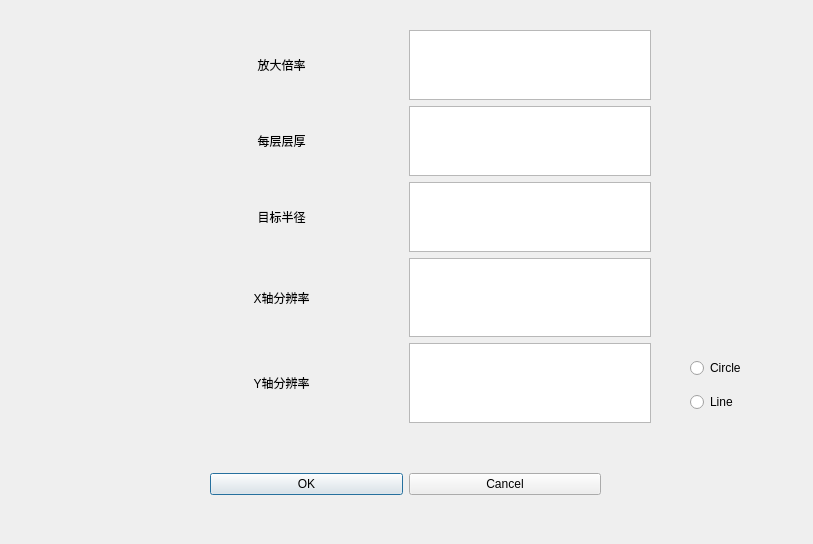
<?xml version="1.0" encoding="UTF-8"?>
<ui version="4.0">
 <class>Dia</class>
 <widget class="QDialog" name="Dia">
  <property name="geometry">
   <rect>
    <x>0</x>
    <y>0</y>
    <width>813</width>
    <height>544</height>
   </rect>
  </property>
  <property name="windowTitle">
   <string>Dialog</string>
  </property>
  <widget class="QWidget" name="layoutWidget">
   <property name="geometry">
    <rect>
     <x>160</x>
     <y>30</y>
     <width>491</width>
     <height>393</height>
    </rect>
   </property>
   <layout class="QVBoxLayout" name="verticalLayout_2">
    <item>
     <layout class="QHBoxLayout" name="horizontalLayout" stretch="1,1">
      <item>
       <widget class="QLabel" name="label">
        <property name="text">
         <string>放大倍率</string>
        </property>
        <property name="alignment">
         <set>Qt::AlignCenter</set>
        </property>
       </widget>
      </item>
      <item>
       <widget class="QTextEdit" name="multiple"/>
      </item>
     </layout>
    </item>
    <item>
     <layout class="QHBoxLayout" name="horizontalLayout_2" stretch="1,1">
      <item>
       <widget class="QLabel" name="label_2">
        <property name="text">
         <string>每层层厚</string>
        </property>
        <property name="alignment">
         <set>Qt::AlignCenter</set>
        </property>
       </widget>
      </item>
      <item>
       <widget class="QTextEdit" name="numlayer"/>
      </item>
     </layout>
    </item>
    <item>
     <layout class="QHBoxLayout" name="horizontalLayout_6" stretch="1,1">
      <item>
       <widget class="QLabel" name="label_5">
        <property name="text">
         <string>目标半径</string>
        </property>
        <property name="alignment">
         <set>Qt::AlignCenter</set>
        </property>
       </widget>
      </item>
      <item>
       <widget class="QTextEdit" name="Radius"/>
      </item>
     </layout>
    </item>
    <item>
     <layout class="QVBoxLayout" name="verticalLayout">
      <item>
       <layout class="QHBoxLayout" name="horizontalLayout_3" stretch="1,1">
        <item>
         <widget class="QLabel" name="label_3">
          <property name="text">
           <string>X轴分辨率</string>
          </property>
          <property name="alignment">
           <set>Qt::AlignCenter</set>
          </property>
         </widget>
        </item>
        <item>
         <widget class="QTextEdit" name="X_num"/>
        </item>
       </layout>
      </item>
      <item>
       <layout class="QHBoxLayout" name="horizontalLayout_4" stretch="1,1">
        <item>
         <widget class="QLabel" name="label_4">
          <property name="text">
           <string>Y轴分辨率</string>
          </property>
          <property name="alignment">
           <set>Qt::AlignCenter</set>
          </property>
         </widget>
        </item>
        <item>
         <widget class="QTextEdit" name="Y_num"/>
        </item>
       </layout>
      </item>
     </layout>
    </item>
   </layout>
  </widget>
  <widget class="QWidget" name="layoutWidget">
   <property name="geometry">
    <rect>
     <x>210</x>
     <y>459</y>
     <width>391</width>
     <height>51</height>
    </rect>
   </property>
   <layout class="QHBoxLayout" name="horizontalLayout_5">
    <item>
     <widget class="QPushButton" name="OKButton">
      <property name="text">
       <string>OK</string>
      </property>
     </widget>
    </item>
    <item>
     <widget class="QPushButton" name="CButton">
      <property name="text">
       <string>Cancel</string>
      </property>
     </widget>
    </item>
   </layout>
  </widget>
  <widget class="QWidget" name="">
   <property name="geometry">
    <rect>
     <x>690</x>
     <y>350</y>
     <width>101</width>
     <height>71</height>
    </rect>
   </property>
   <layout class="QVBoxLayout" name="verticalLayout_3">
    <item>
     <widget class="QRadioButton" name="radioCircle">
      <property name="text">
       <string>Circle</string>
      </property>
     </widget>
    </item>
    <item>
     <widget class="QRadioButton" name="radioLine">
      <property name="text">
       <string>Line</string>
      </property>
     </widget>
    </item>
   </layout>
  </widget>
 </widget>
 <resources/>
 <connections/>
</ui>
